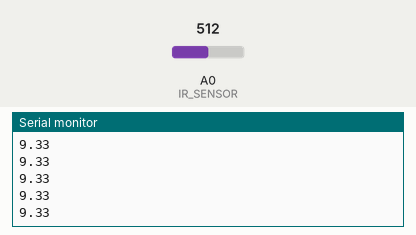
Recording of a sketch running on a simulated Arduino Uno, built with avr-gcc and run on an emulated ATmega328P. Parts: the last lines printed to the serial monitor. Inputs (shaded band) come from the test bench; at power-on: A0 (IR_SENSOR) = 512.

Above: at 1.2 s.
1.3 s: A0 (IR_SENSOR) set to 716
At 1.56 s:
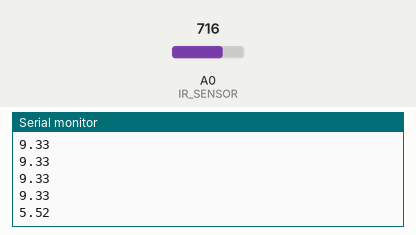
2.8 s: A0 (IR_SENSOR) set to 900
At 2.96 s:
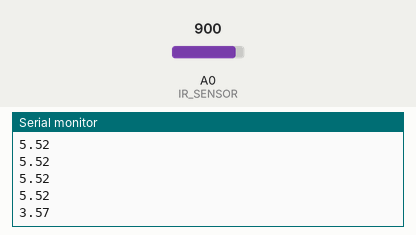
Timing chart, 0 to 5.8 s (numbered marks = the images above; inputs shaded):
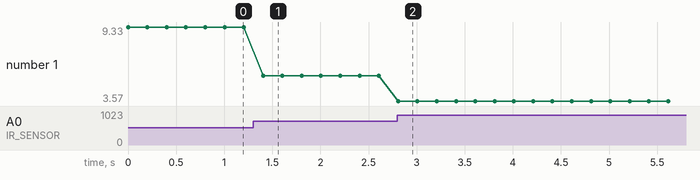

Measured:
- after the input at 1.3 s, the serial monitor: prints a new line after 0.10 s (image 1)
- after the input at 2.8 s, the serial monitor: prints a new line at once (image 2)
- plotted number 1: 9.33 → 5.52 after the input at 1.3 s, 5.52 → 3.57 after the input at 2.8 s

The sketch:

sensor_pong_ino.ino
```cpp
int IR_SENSOR = 0; // Sensor connected to the analog A0
int sensorResult = 0; // Sensor result
float sensorDistance = 0; // Calculated value

void setup() {
  // Setup communication with serial monitor
  Serial.begin(9600);
}

void loop() {
  // Read the value from the ir sensor
  sensorResult = analogRead(IR_SENSOR);
  // Calculate distance in cm
  sensorDistance = (6787.0 / (sensorResult - 3.0)) - 4.0;
  // Send distance to Processing
  Serial.println(sensorDistance);
  delay(200); // Wait
}
```
